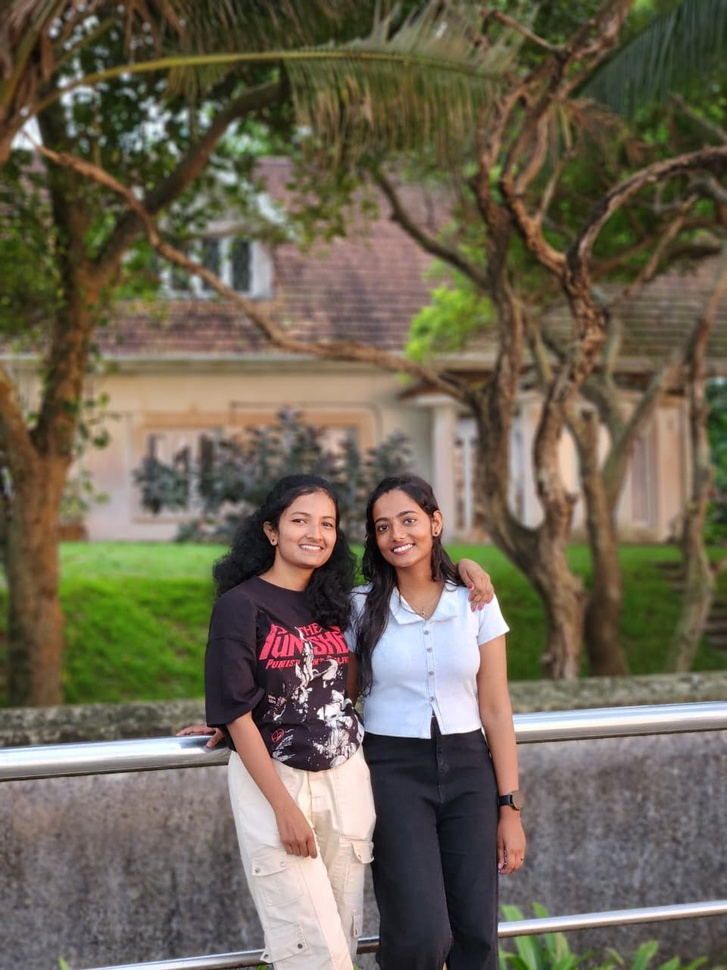
#> input picture files/faces/face1.jpeg, 727 x 970 px, shrunk from 960 x 1280 before the run, found by its file name
$ jupyter execute face_detection.ipynb
#> lines starting #> are read from the running program, lines starting #| are printed output that depends on the picture
[cell 1]
import cv2
import matplotlib.pyplot as plt

[cell 2]
face1 = cv2.imread('/home/devjith/Luminar/Deep Learning/files/faces/face1.jpeg')
#> face1 is the input picture: shape (970, 727, 3); mean B, G, R 82.4, 100, 108.3
face2 = cv2.imread('/home/devjith/Luminar/Deep Learning/files/faces/face2.jpeg')
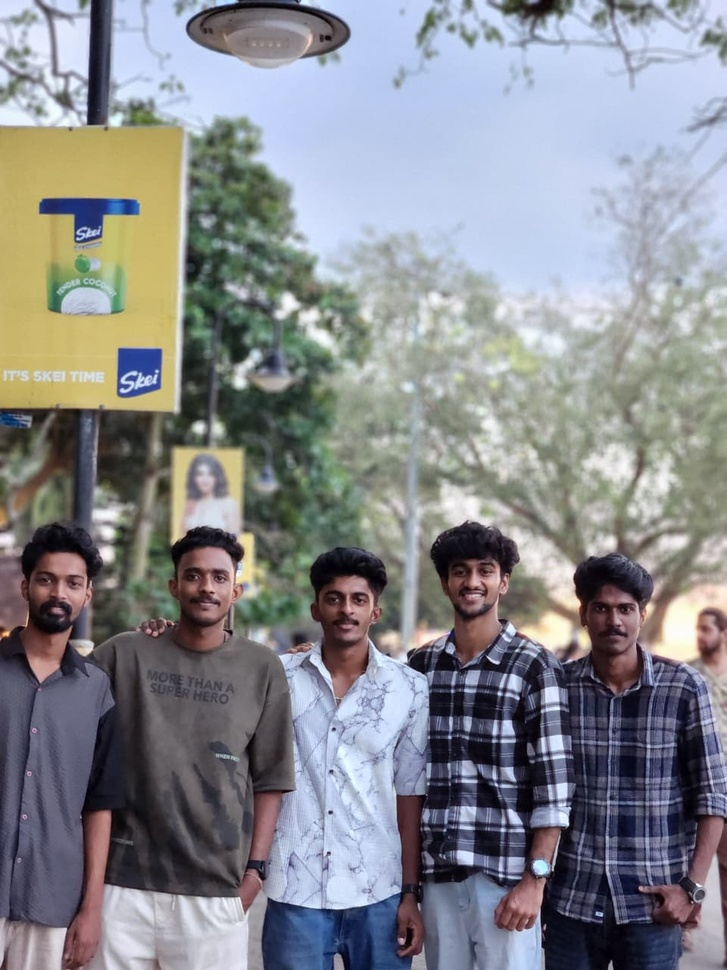
#> input picture files/faces/face2.jpeg, 727 x 970 px, shrunk from 960 x 1280 before the run, found by its file name
#> face2 is the input picture: shape (970, 727, 3); mean B, G, R 141.5, 137, 135.3
face3 = cv2.imread('/home/devjith/Luminar/Deep Learning/files/faces/face3.jpeg')
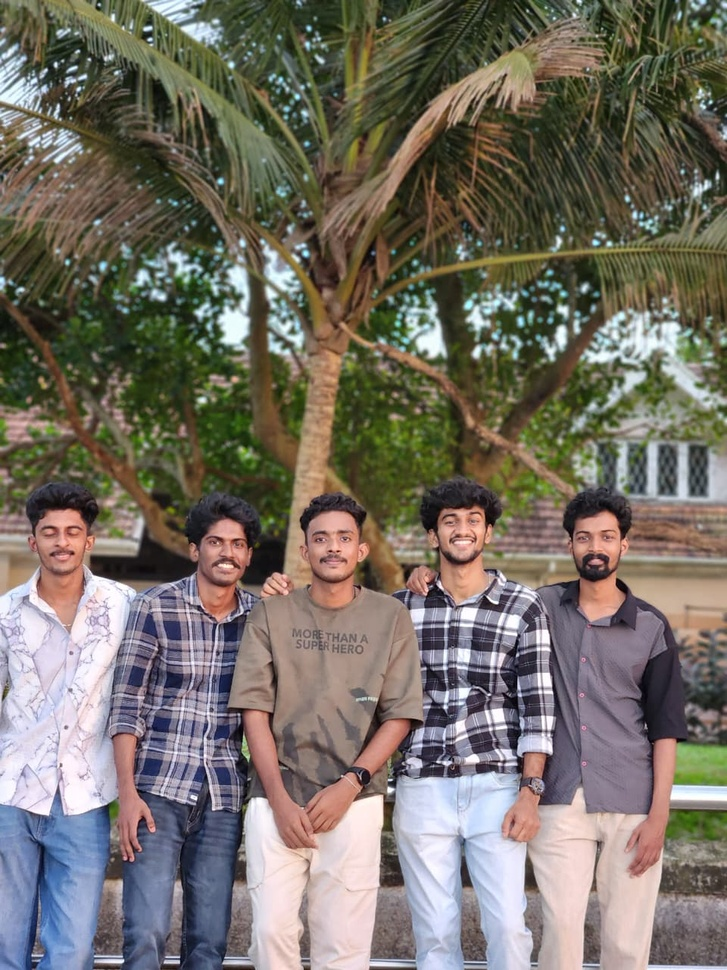
#> input picture files/faces/face3.jpeg, 727 x 970 px, shrunk from 960 x 1280 before the run, found by its file name
#> face3 is the input picture: shape (970, 727, 3); mean B, G, R 101.3, 111.1, 117
face4 = cv2.imread('/home/devjith/Luminar/Deep Learning/files/faces/face4.jpeg')
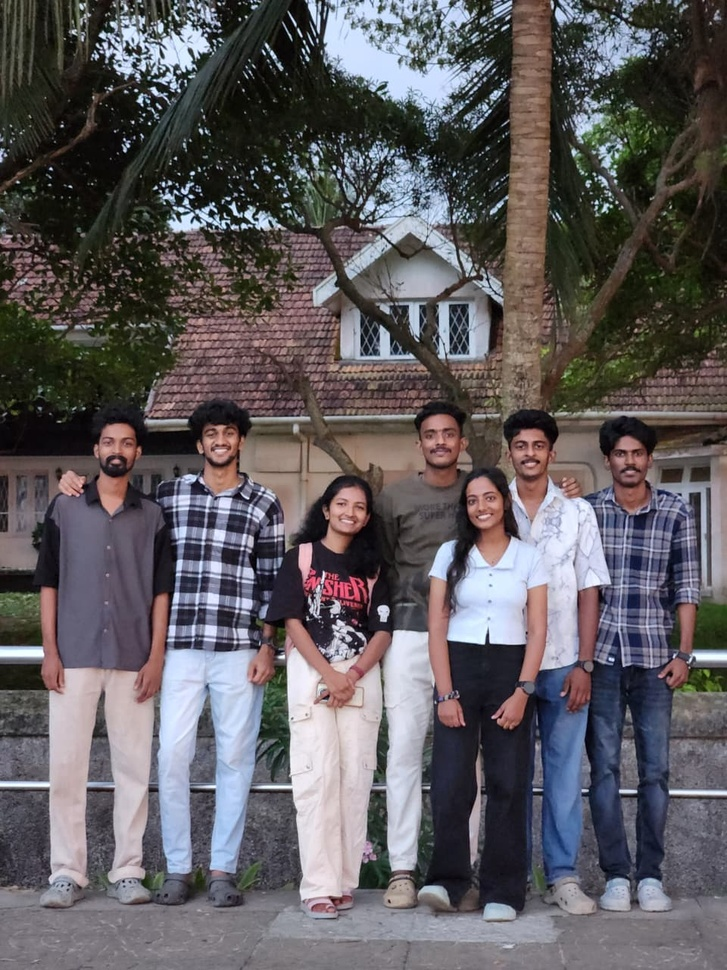
#> input picture files/faces/face4.jpeg, 727 x 970 px, shrunk from 960 x 1280 before the run, found by its file name
#> face4 is the input picture: shape (970, 727, 3); mean B, G, R 94.8, 91.5, 95.4
face5 = cv2.imread('/home/devjith/Luminar/Deep Learning/files/faces/face5.jpeg')
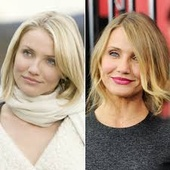
#> input picture files/faces/face5.jpeg, 170 x 170 px, shrunk from 225 x 225 before the run, found by its file name
#> face5 is the input picture: shape (170, 170, 3); mean B, G, R 131.9, 150.6, 171.7

[cell 3]
rgb_face1 = cv2.cvtColor(face1,cv2.COLOR_BGR2RGB)
rgb_face2 = cv2.cvtColor(face2,cv2.COLOR_BGR2RGB)
rgb_face3 = cv2.cvtColor(face3,cv2.COLOR_BGR2RGB)
rgb_face4 = cv2.cvtColor(face4,cv2.COLOR_BGR2RGB)
rgb_face5 = cv2.cvtColor(face5,cv2.COLOR_BGR2RGB)

[cell 4]
model = cv2.CascadeClassifier('/home/devjith/Luminar/Deep Learning/Face_Detection/haarcascade_frontalface_default.xml')
model

[cell 5]
faces = model.detectMultiScale(rgb_face3,minNeighbors=25)
#> faces = [[197, 520, 59, 59], [563, 512, 65, 65], [432, 497, 60, 60], [28, 507, 67, 67], [298, 509, 72, 72]]

[cell 6]
faces
#> Out has the same summary as faces

[cell 7]
for (x,y,w,h) in faces:
    cv2.rectangle(rgb_face3,(x,y),(x+w,y+h),color=(255,0,0),thickness=2)
#> this loop made 5 passes
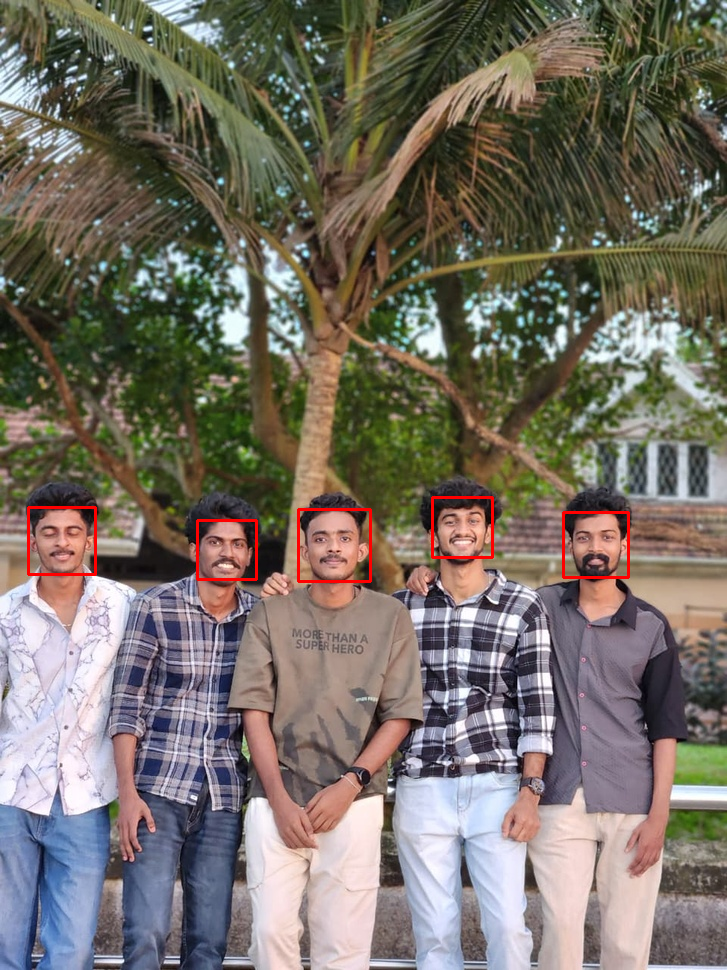
#> rgb_face3: shape (970, 727, 3); mean R, G, B 117.8, 110.6, 100.9
plt.imshow(rgb_face3)
